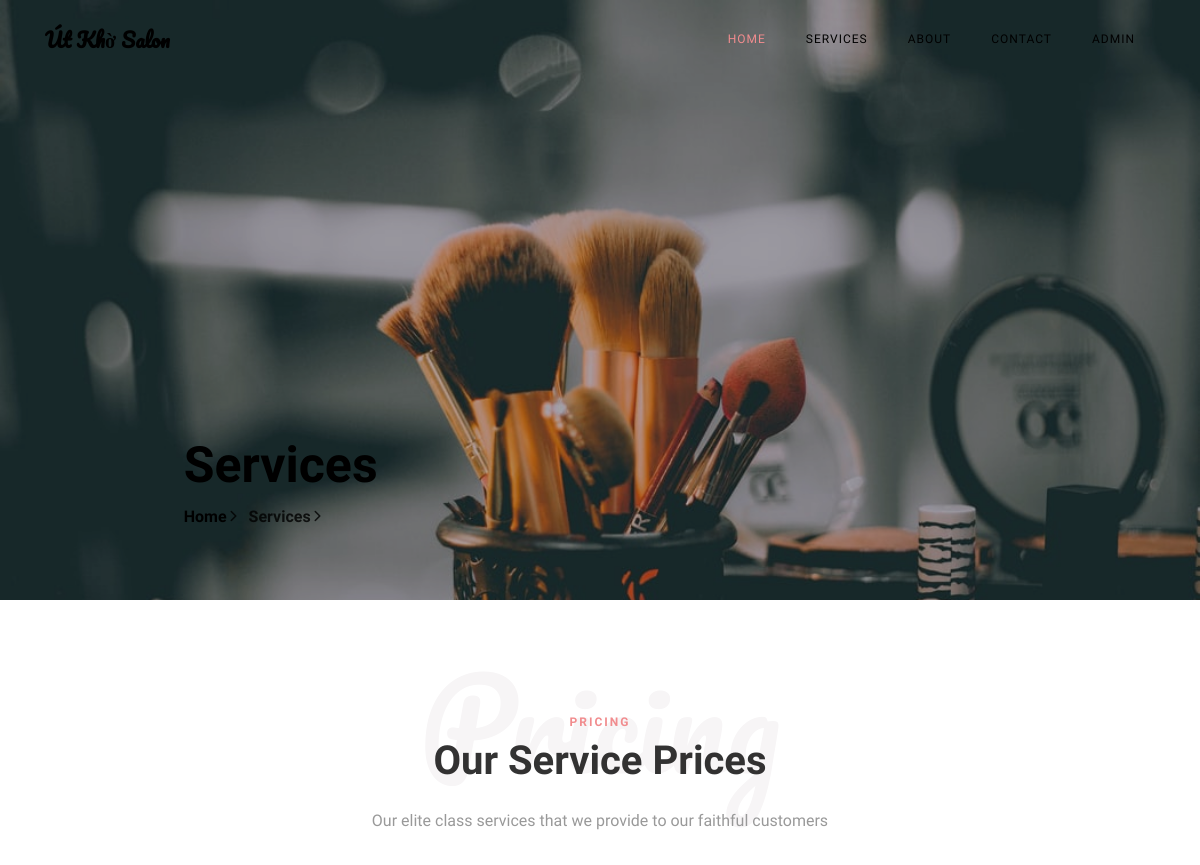
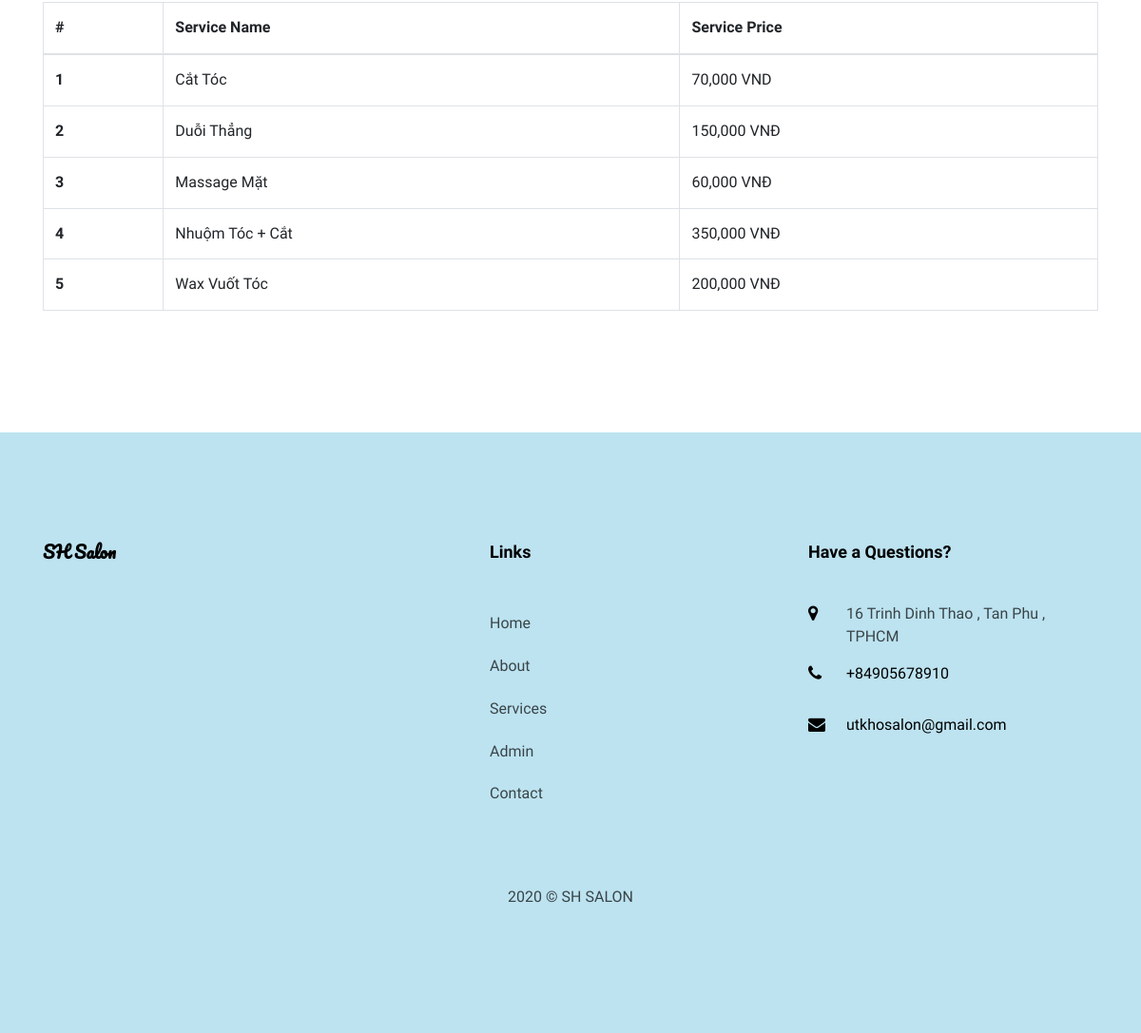
/services.php, run on the app's committed database (2 pictures, top to bottom).
### tables this page shows
CREATE TABLE `tblservices` (
  `ID` int(10) NOT NULL,
  `ServiceName` varchar(200) DEFAULT NULL,
  `Cost` varchar(255) DEFAULT NULL,
  `CreationDate` timestamp NULL DEFAULT current_timestamp()
);

CREATE TABLE `tblpage` (
  `ID` int(10) NOT NULL,
  `PageType` varchar(200) DEFAULT NULL,
  `PageTitle` varchar(255) DEFAULT NULL,
  `PageDescription` varchar(255) DEFAULT NULL,
  `Email` varchar(200) DEFAULT NULL,
  `MobileNumber` bigint(10) DEFAULT NULL,
  `UpdationDate` date DEFAULT NULL,
  `Timing` varchar(200) NOT NULL
);

### services.php (the view, shortened to what this page needs)
<?php
include('includes/dbconnection.php');
  ?>
<!DOCTYPE html>
<html lang="en">
  <head>
    <link rel="stylesheet" href="css/open-iconic-bootstrap.min.css">
    <link rel="stylesheet" href="css/animate.css">
    <link rel="stylesheet" href="css/owl.carousel.min.css">
    <link rel="stylesheet" href="css/owl.theme.default.min.css">
    <link rel="stylesheet" href="css/magnific-popup.css">
    <link rel="stylesheet" href="css/aos.css">
    <link rel="stylesheet" href="css/ionicons.min.css">
    <link rel="stylesheet" href="css/bootstrap-datepicker.css">
    <link rel="stylesheet" href="css/jquery.timepicker.css">
    <link rel="stylesheet" href="css/flaticon.css">
    <link rel="stylesheet" href="css/icomoon.css">
    <link rel="stylesheet" href="css/style.css">
  </head>
  <body>
	  <?php include_once('includes/header.php');?>
    <section class="hero-wrap hero-wrap-2" style="background-image: url('images/services1.jpeg');" data-stellar-background-ratio="0.5">
      <div class="overlay"></div>
      <div class="container">
        <div class="row no-gutters slider-text js-fullheight align-items-end justify-content-center">
          <div class="col-md-9 ftco-animate pb-5">
            <h2 class="mb-0 bread">Services</h2>
            <p class="breadcrumbs"><span class="mr-2"><a href="index.php">Home <i class="ion-ios-arrow-forward"></i></a></span> <span>Services <i class="ion-ios-arrow-forward"></i></span></p>
          </div>
        </div>
      </div>
    </section>
    <section class="ftco-section ftco-pricing">
			<div class="container">
				<div class="row justify-content-center pb-3">
          <div class="col-md-10 heading-section text-center ftco-animate">
          	<h1 class="big">Pricing</h1>
          	<span class="subheading">Pricing</span>
            <h2 class="mb-4">Our Service Prices</h2>
            <p>Our elite class services that we provide to our faithful customers</p>
          </div>
        </div>
            <table class="table table-bordered"> <thead> <tr> <th>#</th> <th>Service Name</th> <th>Service Price</th> </tr> </thead> <tbody>
<?php
$ret=mysqli_query($con,"select *from  tblservices");
$cnt=1;
while ($row=mysqli_fetch_array($ret)) {
?>
             <tr> <th scope="row"><?php echo $cnt;?></th> <td><?php  echo $row['ServiceName'];?></td> <td><?php  echo $row['Cost'];?></td> </tr>   <?php
$cnt=$cnt+1;
}?></tbody> </table>
			</div>
		</section>
    <?php include_once('includes/footer.php');?>
  </body>
</html>

### includes/header.php
<nav class="navbar navbar-expand-lg navbar-dark ftco_navbar bg-dark ftco-navbar-light" id="ftco-navbar">
      <div class="container">
        <a class="navbar-brand" href="index.php">Út Khờ Salon</a>
        <div class="collapse navbar-collapse" id="ftco-nav">
          <ul class="navbar-nav ml-auto">
            <li class="nav-item active"><a href="index.php" class="nav-link">Home</a></li>
            <li class="nav-item"><a href="services.php" class="nav-link">Services</a></li>
            <li class="nav-item"><a href="about.php" class="nav-link">About</a></li>
            <li class="nav-item"><a href="contact.php" class="nav-link">Contact</a></li>
            <li class="nav-item"><a href="admin/Signin/index.php" class="nav-link">Admin</a></li>
          </ul>
        </div>
      </div>
    </nav>

### includes/footer.php (shortened to what this page needs)
 <?php
include('includes/dbconnection.php');
?>
 <footer class="ftco-footer ftco-section">
      <div class="container">
        <div class="row mb-5">
          <div class="col-md">
            <div class="ftco-footer-widget mb-4">
              <h2 class="ftco-heading-2 logo">SH Salon</h2>
            </div>
          </div>
          <div class="col-md" style="padding-left: 150px">
             <div class="ftco-footer-widget mb-4">
              <h2 class="ftco-heading-2">Links</h2>
              <ul class="list-unstyled">
                <li><a href="index.php" class="py-2 d-block">Home</a></li>
                <li><a href="about.php" class="py-2 d-block">About</a></li>
                <li><a href="services.php" class="py-2 d-block">Services</a></li>
                <li><a href="admin/index.php" class="py-2 d-block">Admin</a></li>
                <li><a href="contact.php" class="py-2 d-block">Contact</a></li>
              </ul>
            </div>
          </div>
          <div class="col-md">
            <div class="ftco-footer-widget mb-4">
            	<h2 class="ftco-heading-2">Have a Questions?</h2>
            	<div class="block-23 mb-3">
                <?php
$ret=mysqli_query($con,"select * from tblpage where PageType='contactus' ");
while ($row=mysqli_fetch_array($ret)) {
?>
	              <ul>
	                <li><span class="icon icon-map-marker"></span><span class="text"><?php  echo $row['PageDescription'];?></span></li>
	                <li><a href="#"><span class="icon icon-phone"></span><span class="text">+<?php  echo $row['MobileNumber'];?></span></a></li>
	                <li><a href="#"><span class="icon icon-envelope"></span><span class="text"><?php  echo $row['Email'];?></span></a></li>
	              </ul>
	            </div>
               <?php } ?>
            </div>
          </div>
        </div>
        <div class="row">
          <div class="col-md-12 text-center">
            <p>
  2020 &copy; SH SALON  </p>
          </div>
        </div>
      </div>
    </footer>

### css/icomoon.css (style rules this page uses)
[class^="icon-"], [class*=" icon-"] { font-family: 'icomoon' !important; speak: none; font-style: normal; font-weight: normal; font-variant: normal; text-transform: none; line-height: 1; -webkit-font-smoothing: antialiased; -moz-osx-font-smoothing: grayscale; }
.icon-map-marker:before { content: "\f041"; }
.icon-phone:before { content: "\f095"; }
.icon-envelope:before { content: "\f0e0"; }

### data on the page
tblservices: ServiceName "Cắt Tóc", Cost "70,000 VND"
tblservices: ServiceName "Duỗi Thẳng", Cost "150,000 VNĐ"
tblservices: ServiceName "Massage Mặt", Cost "60,000 VNĐ"
tblservices: ServiceName "Nhuộm Tóc + Cắt", Cost "350,000 VNĐ"
tblservices: ServiceName "Wax Vuốt Tóc", Cost "200,000 VNĐ"
tblpage: PageDescription "16 Trinh Dinh Thao , Tan Phu , TPHCM", MobileNumber "84905678910", Email "utkhosalon@gmail.com"
